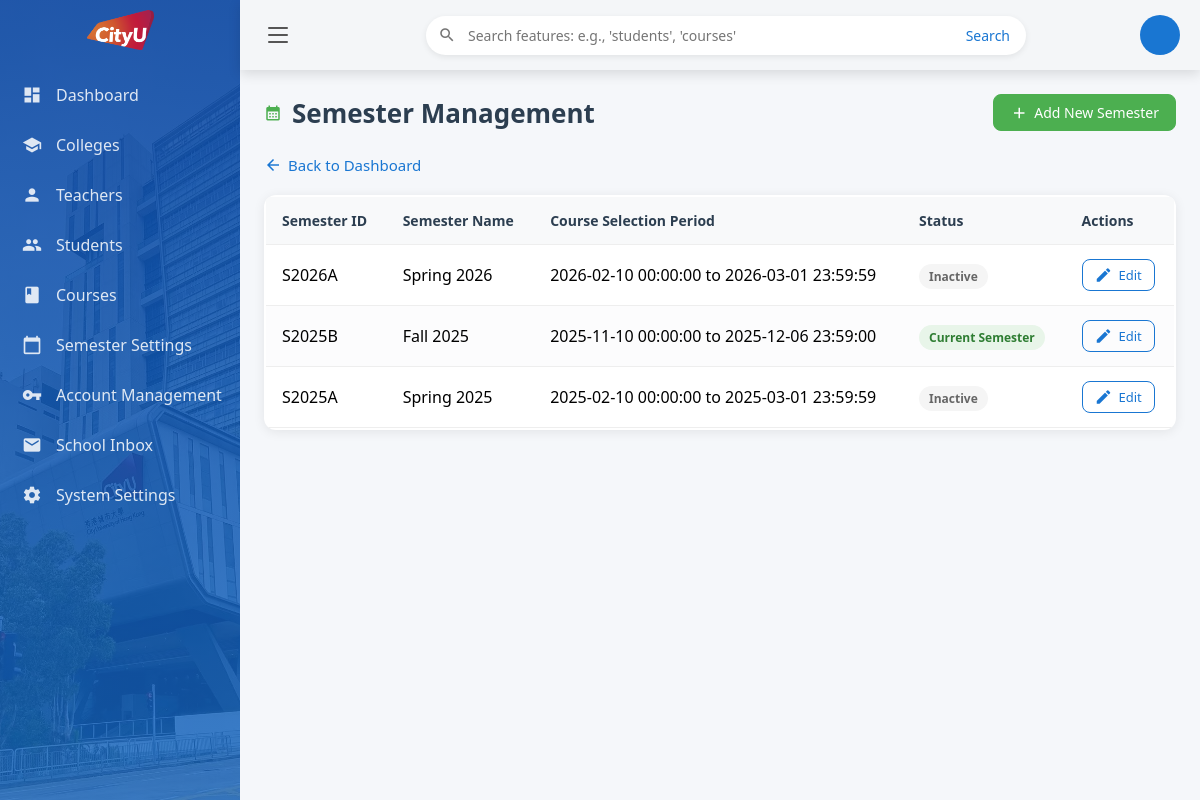
The app's page /manage-semesters with its own data.
### tables this page shows
CREATE TABLE "semester" (
	"semester_id"	VARCHAR(20),
	"semester_name"	VARCHAR(20) NOT NULL,
	"is_current"	BOOLEAN DEFAULT FALSE,
	"selection_start"	DATE,
	"selection_end"	DATE,
	PRIMARY KEY("semester_id"),
	UNIQUE("semester_name")
);

### app/admin.py (the view)
@admin_bp.route('/manage-semesters', methods=['GET'])
def manage_semesters():
    conn = get_db_connection()
    semesters = conn.execute('''
        SELECT semester_id, semester_name, is_current, selection_start, selection_end
        FROM semester ORDER BY semester_id DESC
    ''').fetchall()
    return render_template('admin/manage_semesters.html', semesters=semesters)

### app/db.py (called while the page is built)
def get_db_connection():
    if 'db' not in g:
        g.db = sqlite3.connect(
            DATABASE,
            timeout=20.0,
            check_same_thread=False
        )
        g.db.row_factory = sqlite3.Row
        g.db.execute('PRAGMA foreign_keys = ON;')
    return g.db

### templates/admin/manage_semesters.html (shortened to what this page needs)
{% extends "admin/admin_base.html" %}
{% block content %}
<div class="page-header">
  <h2>
    <i class="material-icons">calendar_month</i> Semester Management
  </h2>
  <a href="{{ url_for('admin.add_semester') }}" class="btn btn-primary">
    <i class="material-icons">add</i> Add New Semester
  </a>
</div>
<a href="{{ url_for('main.dashboard') }}" class="back-link">
  <i class="material-icons">arrow_back</i> Back to Dashboard
</a>
{% if semesters %}
<div class="table-container">
  <table class="data-table">
    <thead>
      <tr>
        <th>Semester ID</th>
        <th>Semester Name</th>
        <th>Course Selection Period</th>
        <th>Status</th>
        <th>Actions</th>
      </tr>
    </thead>
    <tbody>
      {% for s in semesters %}
      <tr>
        <td>{{ s.semester_id }}</td>
        <td>{{ s.semester_name or '—' }}</td>
        <td>
          {% if s.selection_start and s.selection_end %}
            {{ s.selection_start }} to {{ s.selection_end }}
          {% else %}
            <span class="text-muted">Not set</span>
          {% endif %}
        </td>
        <td>
          {% if s.is_current %}
            <span class="status-badge status-current">Current Semester</span>
          {% else %}
            <span class="status-badge status-inactive">Inactive</span>
          {% endif %}
        </td>
        <td>
          <a href="{{ url_for('admin.edit_semester', semester_id=s.semester_id) }}" class="btn btn-sm btn-outline">
            <i class="material-icons">edit</i> Edit
          </a>
        </td>
      </tr>
      {% endfor %}
    </tbody>
  </table>
</div>
{% else %}
<div class="empty-state">
  <p><i class="material-icons">event_busy</i> No semester data available</p>
</div>
{% endif %}
{% endblock %}

### templates/admin/manage_semesters.html (style rules this page uses)
.page-header { display: flex; justify-content: space-between; align-items: center; margin-bottom: 24px; flex-wrap: wrap; gap: 16px; }
.page-header h2 { margin: 0; color: #2c3e50; font-size: 26px; font-weight: 600; display: flex; align-items: center; gap: 10px; }
.page-header h2 .material-icons { color: #4caf50; }
.back-link { display: inline-flex; align-items: center; gap: 6px; color: #1976d2; text-decoration: none; margin-bottom: 20px; font-size: 15px; font-weight: 500; }
.btn, .btn-primary, .btn-outline { display: inline-flex; align-items: center; gap: 6px; padding: 8px 16px; border-radius: 8px; text-decoration: none; font-size: 14px; cursor: pointer; transition: all 0.2s; }
.btn-primary { background-color: #4caf50; color: white; border: 1px solid #4caf50; }
.btn-outline { background: transparent; color: #1976d2; border: 1px solid #1976d2; }
.btn-sm { padding: 6px 12px; font-size: 13px; }
.table-container { overflow-x: auto; background: white; border-radius: 12px; box-shadow: 0 2px 12px rgba(0,0,0,0.08); padding: 2px; }
.data-table { width: 100%; min-width: 650px; border-collapse: collapse; }
.data-table th, .data-table td { padding: 14px 16px; text-align: left; border-bottom: 1px solid #eee; }
.data-table th { background-color: #f8f9fa; font-weight: 600; color: #2c3e50; font-size: 14px; }
.data-table tbody tr:nth-child(even) { background-color: #fcfcfd; }
.status-badge { padding: 4px 10px; border-radius: 20px; font-size: 12px; font-weight: 600; }
.status-current { background-color: #e8f5e9; color: #2e7d32; }
.status-inactive { background-color: #f5f5f5; color: #666; }
.material-icons { font-size: 18px; vertical-align: middle; line-height: 1; }

### records on screen
semester: semester_id "S2026A", semester_name "Spring 2026", selection_start "2026-02-10 00:00:00", selection_end "2026-03-01 23:59:59", is_current "Inactive"
semester: semester_id "S2025B", semester_name "Fall 2025", selection_start "2025-11-10 00:00:00", selection_end "2025-12-06 23:59:00", is_current "Current Semester"
semester: semester_id "S2025A", semester_name "Spring 2025", selection_start "2025-02-10 00:00:00", selection_end "2025-03-01 23:59:59", is_current "Inactive"
